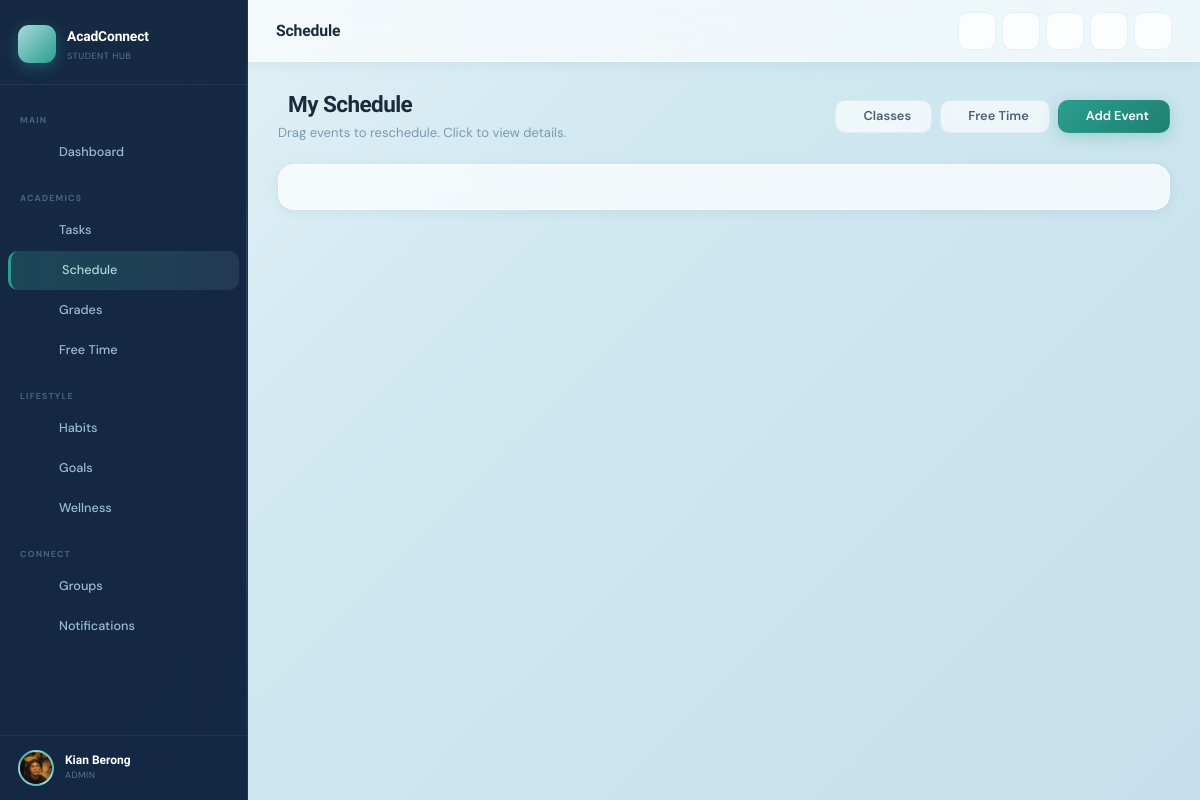
The app's page /schedule/ (signed in) with its own data.
### apps/accounts/models.py (models this page shows, shortened)
class User(AbstractUser):
    ROLE_CHOICES = [
        ('student', 'Student'),
        ('professor', 'Professor'),
        ('admin', 'Admin'),
    ]
    role = models.CharField(max_length=20, choices=ROLE_CHOICES, default='student')
    profile_photo = models.ImageField(upload_to='profiles/', blank=True, null=True)
    bio = models.TextField(blank=True)
    semester = models.CharField(max_length=20, blank=True)
    gpa_threshold = models.FloatField(default=2.0, help_text="Alert if GPA falls below this value")
    stress_level = models.IntegerField(default=5, help_text="1-10 scale")
    dark_mode = models.BooleanField(default=False)
    is_email_verified = models.BooleanField(default=False)
    email = models.EmailField(unique=True, blank=False)
    @property
    def full_name(self):
        return f"{self.first_name} {self.last_name}".strip() or self.username

### apps/schedule/views.py (the view)
# urls.py: path('', views.calendar_view, name='calendar'),
@login_required
def calendar_view(request):
    class_schedules = ClassSchedule.objects.filter(user=request.user)
    return render(request, 'schedule/calendar.html', {'class_schedules': class_schedules})

### templates/schedule/calendar.html (shortened to what this page needs)
{% extends 'base.html' %}
{% block page_title %}Schedule{% endblock %}
{% block content %}
<div class="flex-between mb-20">
  <div>
    <h2 class="page-title"> My Schedule</h2>
    <p class="page-subtitle">Drag events to reschedule. Click to view details.</p>
  </div>
  <div class="flex gap-8">
    <a href="{% url 'schedule:classes' %}" class="btn btn-secondary">
       Classes
    </a>
    <a href="{% url 'schedule:free_time' %}" class="btn btn-secondary">
       Free Time
    </a>
    <a href="{% url 'schedule:event_create' %}" class="btn btn-primary" id="add-event-btn">
       Add Event
    </a>
  </div>
</div>
<div class="card">
</div>
{% endblock %}

### templates/base.html (shortened to what this page needs)
{% load static %}
<!DOCTYPE html>
<html lang="en"
  data-theme="{% if request.user.is_authenticated and request.user.dark_mode %}dark{% else %}light{% endif %}">
<head>
  <link rel="stylesheet" href="{% static 'css/main.css' %}">
  <link rel="stylesheet" href="{% static 'css/features.css' %}">
  <link rel="stylesheet" href="https://cdn.jsdelivr.net/npm/@phosphor-icons/web@2.1.1/src/regular/style.css">
  <link href="https://cdn.jsdelivr.net/npm/fullcalendar@6.1.10/index.global.min.css" rel="stylesheet">
</head>
<body>
  {% if request.user.is_authenticated %}
  <div class="app-wrapper">
    <aside class="sidebar" id="app-sidebar">
      <div class="sidebar-header">
        <a href="{% url 'dashboard:home' %}" class="sidebar-brand">
          <div class="brand-icon"></div>
          <div>
            <span class="brand-name">AcadConnect</span>
            <span class="brand-sub">Student Hub</span>
          </div>
        </a>
      </div>
      <nav class="sidebar-nav">
        <div class="nav-section-label">Main</div>
        <a href="{% url 'dashboard:home' %}"
          class="nav-link {% if request.resolver_match.namespace == 'dashboard' %}active{% endif %}">
          <span>Dashboard</span>
        </a>
        <div class="nav-section-label">Academics</div>
        <a href="{% url 'tasks:list' %}"
          class="nav-link {% if request.resolver_match.namespace == 'tasks' %}active{% endif %}">
          <span>Tasks</span>
        </a>
        <a href="{% url 'schedule:calendar' %}"
          class="nav-link {% if request.resolver_match.namespace == 'schedule' and request.resolver_match.url_name != 'free_time' %}active{% endif %}">
          <span>Schedule</span>
        </a>
        <a href="{% url 'grades:dashboard' %}"
          class="nav-link {% if request.resolver_match.namespace == 'grades' %}active{% endif %}">
          <span>Grades</span>
        </a>
        <a href="{% url 'schedule:free_time' %}"
          class="nav-link {% if request.resolver_match.namespace == 'schedule' and request.resolver_match.url_name == 'free_time' %}active{% endif %}">
          <span>Free Time</span>
        </a>
        <div class="nav-section-label">Lifestyle</div>
        <a href="{% url 'habits:habits' %}"
          class="nav-link {% if request.resolver_match.namespace == 'habits' and request.resolver_match.url_name == 'habits' %}active{% endif %}">
          <span>Habits</span>
        </a>
        <a href="{% url 'habits:goals' %}"
          class="nav-link {% if request.resolver_match.namespace == 'habits' and request.resolver_match.url_name != 'habits' %}active{% endif %}">
          <span>Goals</span>
        </a>
        <a href="{% url 'wellness:hub' %}"
          class="nav-link {% if request.resolver_match.namespace == 'wellness' %}active{% endif %}">
          <span>Wellness</span>
        </a>
        <div class="nav-section-label">Connect</div>
        <a href="{% url 'collaboration:list' %}"
          class="nav-link {% if request.resolver_match.namespace == 'collaboration' %}active{% endif %}">
          <span>Groups</span>
        </a>
        <a href="{% url 'notifications:center' %}"
          class="nav-link {% if request.resolver_match.namespace == 'notifications' %}active{% endif %}">
          <span>Notifications</span>
        </a>
      </nav>
      <div class="sidebar-footer">
        <div class="user-mini">
          <div class="user-avt">
            {% if request.user.profile_photo %}
            <img src="{{ request.user.profile_photo.url }}" alt="{{ request.user.username }}">
            {% else %}
            {{ request.user.username|first|upper }}
            {% endif %}
          </div>
          <div>
            <div class="user-name">{{ request.user.full_name }}</div>
            <div class="user-role">{{ request.user.get_role_display }}</div>
          </div>
        </div>
      </div>
    </aside>
    <div class="main-content">
      <header class="topbar">
        <div class="topbar-left">
          <span class="topbar-title">{% block page_title %}Dashboard{% endblock %}</span>
        </div>
        <div class="topbar-actions">
          <a href="{% url 'tasks:create' %}" class="topbar-btn" title="Add Task">
          </a>
          <a href="{% url 'notifications:center' %}" class="topbar-btn" title="Notifications">
          </a>
          <button class="topbar-btn" id="theme-toggle-btn" title="Toggle theme" aria-label="Toggle dark/light mode">
          </button>
          <a href="{% url 'accounts:profile' %}" class="topbar-btn" title="Profile">
          </a>
          <a href="{% url 'accounts:logout' %}" class="topbar-btn" title="Logout">
          </a>
        </div>
      </header>
      <main class="page-content fade-in">
        {% block content %}{% endblock %}
      </main>
    </div>
  </div>
  {% else %}
  {% block auth_content %}{% endblock %}
  {% endif %}
</body>
</html>

### static/css/features.css (style rules this page uses)
:root { --lp-text: rgba(200,224,239,0.88); --lp-text-muted: rgba(200,224,239,0.55); --lp-text-faint: rgba(200,224,239,0.35); --lp-heading: #ffffff; --lp-eyebrow: #2A9D8F; --lp-border: rgba(168,218,220,0.18); --lp-border-hover: rgba(168,218,220,0.45); --lp-surface: rgba(255,255,255,0.04); --lp-surface-hover: rgba(168,218,220,0.08); --lp-card-bg: rgba(10,20,40,0.85); --lp-nav-scrolled: rgba(10,14,26,0.88); --lp-nav-border: rgba(168,218,220,0.12); --lp-mobile-bg: rgba(10,14,26,0.97); --lp-stats-bg: rgba(255,255,255,0.05); --lp-section-dark: rgba(0,0,0,0.25); --lp-section-alt: rgba(13,59,102,0.2); --lp-pill-bg: rgba(168,218,220,0.08); --lp-pill-hover: rgba(168,218,220,0.18); --lp-pill-icon: #A8DADC; --lp-pill-text: rgba(200,224,239,0.88); --lp-pill-hint: rgba(168,218,220,0.4); --lp-footer-bg: rgba(7,13,24,0.95); --lp-footer-text: rgba(200,224,239,0.5); --lp-footer-muted: rgba(200,224,239,0.3); --lp-footer-border: rgba(168,218,220,0.1); --lp-step-bg: rgba(255,255,255,0.04); --lp-step-hover: rgba(168,218,220,0.07); --lp-step-num: rgba(168,218,220,0.1); --lp-step-text: rgba(200,224,239,0.6); --lp-trust-bg: rgba(255,255,255,0.05); --lp-trust-hover: rgba(168,218,220,0.08); --lp-trust-text: rgba(200,224,239,0.6); --lp-vc-task-color: rgba(200,224,239,0.8); --lp-vc-bar-bg: rgba(168,218,220,0.1); --lp-ghost-border: rgba(168,218,220,0.3); --lp-ghost-color: rgba(200,224,239,0.85); --lp-ghost-hover: rgba(168,218,220,0.08); --lp-hamburger: rgba(200,224,239,0.8); }
[data-theme="light"] { --lp-text: #2d4a5e; --lp-text-muted: #4A6274; --lp-text-faint: #7A9AB5; --lp-heading: #0D3B66; --lp-eyebrow: #2A9D8F; --lp-border: rgba(13,59,102,0.14); --lp-border-hover: rgba(42,157,143,0.4); --lp-surface: rgba(255,255,255,0.75); --lp-surface-hover: rgba(42,157,143,0.06); --lp-card-bg: rgba(255,255,255,0.92); --lp-nav-scrolled: rgba(240,244,248,0.95); --lp-nav-border: rgba(13,59,102,0.1); --lp-mobile-bg: rgba(240,244,248,0.98); --lp-stats-bg: rgba(255,255,255,0.8); --lp-section-dark: rgba(13,59,102,0.05); --lp-section-alt: rgba(42,157,143,0.05); --lp-pill-bg: rgba(42,157,143,0.07); --lp-pill-hover: rgba(42,157,143,0.14); --lp-pill-icon: #2A9D8F; --lp-pill-text: #1A2B3C; --lp-pill-hint: rgba(42,157,143,0.6); --lp-footer-bg: #0D3B66; --lp-footer-text: rgba(200,224,239,0.75); --lp-footer-muted: rgba(200,224,239,0.45); --lp-footer-border: rgba(168,218,220,0.2); --lp-step-bg: rgba(255,255,255,0.8); --lp-step-hover: rgba(42,157,143,0.06); --lp-step-num: rgba(13,59,102,0.08); --lp-step-text: #4A6274; --lp-trust-bg: rgba(255,255,255,0.8); --lp-trust-hover: rgba(42,157,143,0.06); --lp-trust-text: #4A6274; --lp-vc-task-color: #4A6274; --lp-vc-bar-bg: rgba(13,59,102,0.1); --lp-ghost-border: rgba(13,59,102,0.25); --lp-ghost-color: #1A2B3C; --lp-ghost-hover: rgba(13,59,102,0.06); --lp-hamburger: #1A2B3C; }

### records on screen
User: user.profile_photo (picture), user.full_name "Kian Berong", user.role "ADMIN"
